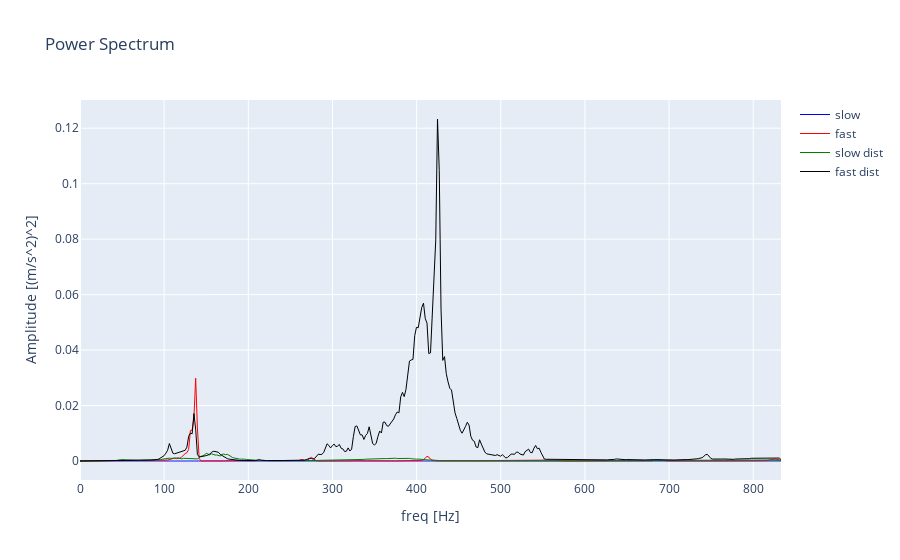

Notebook source saved alongside this figure:
### Markdown cell above
### Accelerometric data spectrum

Load data coming from a 3-axes accelerometer attached to a motor. The aim of this study it to classify the time series acceleration data in four classes:
- Slow
- Fast
- Slow with disturbance
- Fast with disturbance 

Data have been collected using the highest available sampling frequency of 6667 Hz.
It is possible to study the classification problem considering also lower sampling frequency adjusting the Resampling_frequency parameter with one of the following frequency values corresponding to the available STWIN output data rate:
- 12.5
- 26
- 52
- 104
- 208
- 416
- 833
- 1666
- 3332
- 6667


Moreover as the spectrum has been calculated considering the welch method a number of spectrum averages must be choosen.

### Code cell
# The user must choose these parameters
Resampling_frequency = 1666
number_of_averages=500
Accelerometer_axis = 'y'

# Load acceleration data
df_ACC_S, df_ACC_F, df_ACC_SD, df_ACC_FD = load_data(resampling_active=True, Resampling_frequency=Resampling_frequency)

# Spectrum calculation
freq_S, P_spectr_S = signal_welch(df_ACC_S, sensor_Type='A_'+Accelerometer_axis+' [g]', n_avg = number_of_averages)
freq_F, P_spectr_F = signal_welch(df_ACC_F, sensor_Type='A_'+Accelerometer_axis+' [g]', n_avg = number_of_averages)
freq_SD, P_spectr_SD = signal_welch(df_ACC_SD, sensor_Type='A_'+Accelerometer_axis+' [g]', n_avg = number_of_averages)
freq_FD, P_spectr_FD = signal_welch(df_ACC_FD, sensor_Type='A_'+Accelerometer_axis+' [g]', n_avg = number_of_averages)

fig = px.line( title='Power Spectrum')
fig.add_scatter(x=freq_S, y=P_spectr_S, name = "slow", marker =dict(size = 0.2, color = 'blue'),line = dict(width=1))
fig.add_scatter(x=freq_F, y=P_spectr_F, name = "fast", marker =dict(size = 0.2, color = 'red'),line = dict(width=1))
fig.add_scatter(x=freq_SD, y=P_spectr_SD, name = "slow dist", marker =dict(size = 0.2,color = 'green'), line = dict(width=1))
fig.add_scatter(x=freq_FD, y=P_spectr_FD, name = "fast dist", marker =dict(size = 0.2,color = 'black'),line = dict(width=1))

fig.update_layout( 
    xaxis_title="freq [Hz]",
    yaxis_title="Amplitude [(m/s^2)^2]",)

fig.show()

### Figure 1 — Plotly figure (JSON) as saved in the notebook; plotly's stock layout.template omitted (floating-point values rounded to 4 significant figures; data arrays with more than 128 entries replaced by an {"elided": "..."} marker saying what was removed)
{"data": [{"line": {"width": 1}, "marker": {"color": "blue", "size": 0.2}, "name": "slow", "type": "scatter", "x": {"elided": "401 float values"}, "y": {"elided": "401 float values"}}, {"line": {"width": 1}, "marker": {"color": "red", "size": 0.2}, "name": "fast", "type": "scatter", "x": {"elided": "401 float values"}, "y": {"elided": "401 float values"}}, {"line": {"width": 1}, "marker": {"color": "green", "size": 0.2}, "name": "slow dist", "type": "scatter", "x": {"elided": "401 float values"}, "y": {"elided": "401 float values"}}, {"line": {"width": 1}, "marker": {"color": "black", "size": 0.2}, "name": "fast dist", "type": "scatter", "x": {"elided": "401 float values"}, "y": {"elided": "401 float values"}}], "layout": {"legend": {"tracegroupgap": 0}, "title": {"text": "Power Spectrum"}, "xaxis": {"anchor": "y", "domain": [0, 1], "title": {"text": "freq [Hz]"}}, "yaxis": {"anchor": "x", "domain": [0, 1], "title": {"text": "Amplitude [(m/s^2)^2]"}}}}
